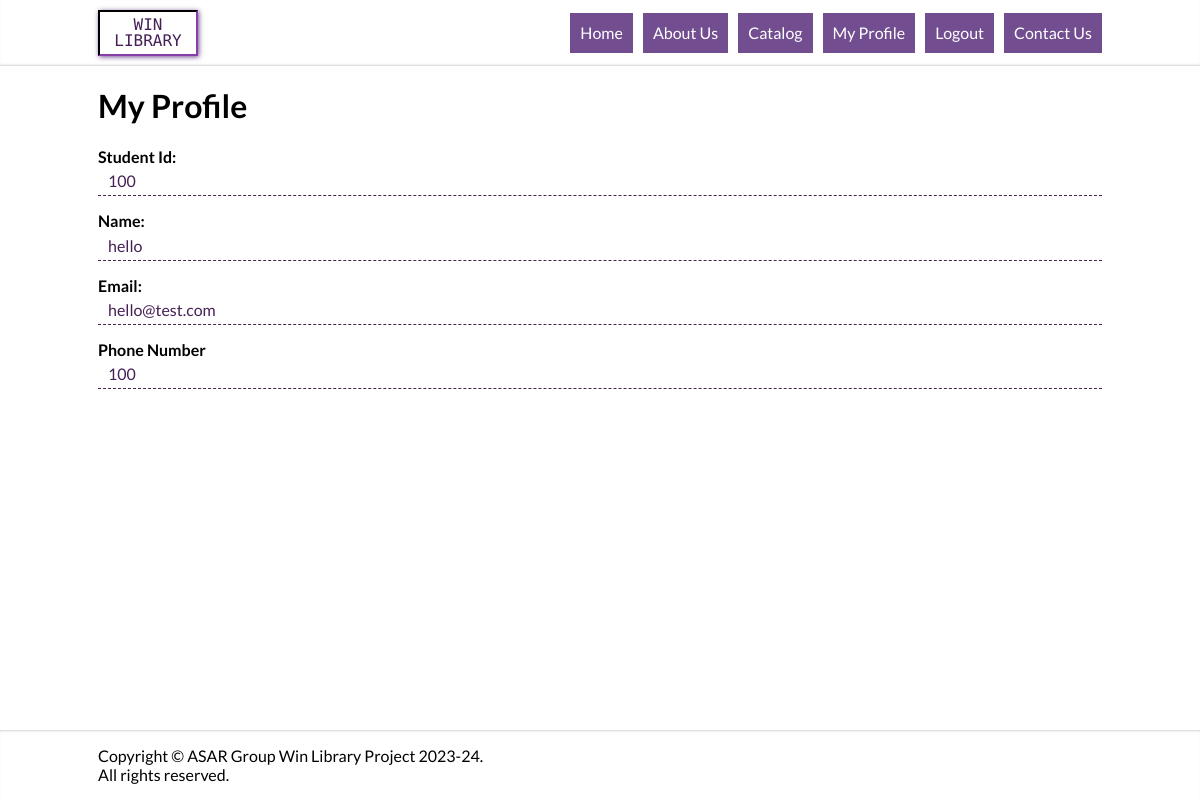
The page /profile.inc.php (signed in) on the database its author committed.
### tables this page shows
CREATE TABLE IF NOT EXISTS `tblmembership` (
  `studentID` int NOT NULL,
  `studentName` varchar(60) NOT NULL,
  `email` varchar(80) NOT NULL,
  `password` varchar(128) NOT NULL,
  `phoneNumber` bigint NOT NULL,
  `photo` varchar(100) DEFAULT NULL,
  PRIMARY KEY (`studentID`),
  UNIQUE KEY `studentID` (`studentID`)
);

### include/fn/validation.php (called while the page is built, shortened)
<?php
    function showProfile($conn, $sid) {
        $tblName = "tblMembership";
        $sql = "SELECT * from $tblName where studentID = ?;";
        $stmt = mysqli_stmt_init($conn);
        if(!mysqli_stmt_prepare($stmt, $sql)) {
            header("location: member-login.php");
            exit();
        }
        mysqli_stmt_bind_param($stmt, "i", $sid);
        mysqli_stmt_execute($stmt);
        $resultData = mysqli_stmt_get_result($stmt);
        return $resultData;
    }

### profile.inc.php (the view, shortened to what this page needs)
<!DOCTYPE html>
<html>
<head>
	<?php require_once 'include/head-block.php' ?>
</head>
<body>
	<div class="main-content">
		<div class="inner-main">
			<?php require_once 'include/header.php' ?>
			<div class="holder">
				<div class="text-wrap">
					<h1><span class="project-title">My Profile</span></h1>
				</div>
				<?php
					require_once "include/db/config.php";
					require_once "include/fn/validation.php";
					if (isset($_SESSION["id"])) {
						$sid = $_SESSION["id"];
						echo "<form class='update-form' action='update-membership.php'>";
							$resultData = showProfile($conn, $sid);
							while ($row = mysqli_fetch_assoc($resultData)) {
								echo '
								<div class="input-row">
									<div class="label-wrap">
										<label for="id">Student Id:</label>
									</div>
									<input type="number" id="id" name="id" readonly value="'.$row["studentID"].'">
								</div>
								<div class="input-row">
									<div class="label-wrap">
										<label for="name">Name:</label>
									</div>
									<input type="text" id="name" name="name" readonly value="'.$row["studentName"].'">
								</div>
								<div class="input-row">
									<div class="label-wrap">
										<label for="email">Email:</label>
									</div>
									<input type="email" id="email" name="email" readonly value="'.$row["email"].'">
								</div>
								<div class="input-row">
									<div class="label-wrap">
										<label for="phone">Phone Number</label>
									</div>
									<input type="number" id="phone" name="phone" readonly value="'.$row["phoneNumber"].'">
								</div>
								';
							}
						echo "</form>";
					}
                ?>
		  	</div>
		</div>
	  <?php require_once 'include/footer.php' ?>
	</div>
</body>
</html>

### css/all.css (style rules this page uses)
* { -webkit-box-sizing: border-box; box-sizing: border-box; }
html, body { height: 100%; }
body { margin: 0; min-width: 320px; min-height: 100vh; background: #fff; color: #000; font: 400 16px/1.2 "Lato", Arial, Helvetica, sans-serif; }
input[type=text], input[type=email], input[type=password], input[type=number] { border: none; border-bottom: 1px dashed #451f55; padding: 10px; font: 400 16px/20px "Lato", Arial, Helvetica, sans-serif; height: 30px; background: none; width: 100%; color: #451f55; outline: none; -webkit-transition: border 400ms ease-in-out; transition: border 400ms ease-in-out; }
.holder { max-width: 1024px; margin: 0 auto; padding: 0 10px; }
form .input-row { margin-bottom: 15px; }
form label { font-weight: 700; }
.main-content { -webkit-transition: opacity 0.5s, -webkit-transform 0.5s; transition: opacity 0.5s, -webkit-transform 0.5s; transition: opacity 0.5s, transform 0.5s; transition: opacity 0.5s, transform 0.5s, -webkit-transform 0.5s; overflow: hidden; width: 100%; height: 100%; display: table; margin: 0 auto; }

### rows shown on the page
tblmembership: id "100", name "hello", email "hello@test.com", phone "100"
